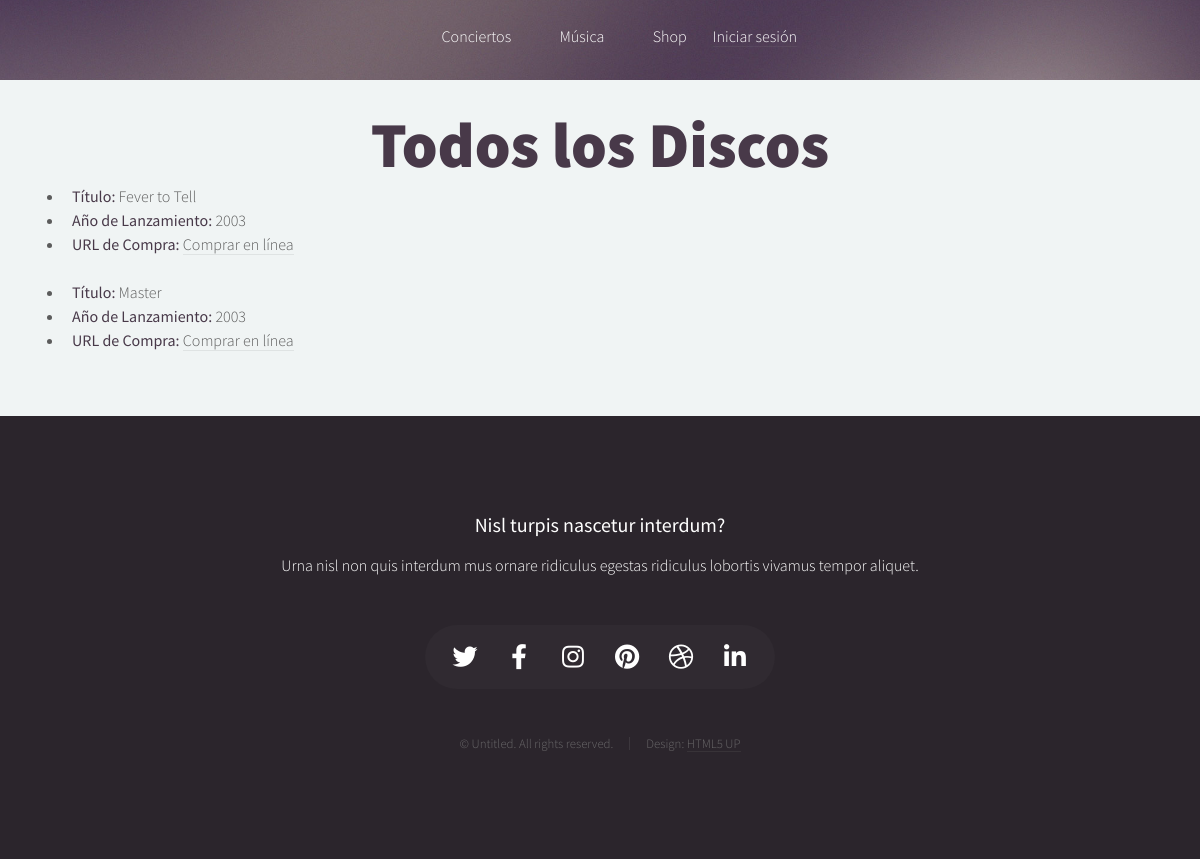
Page /websiteapp/lista_discos/ on the committed database.
### WebsiteApp/models.py (models this page shows)
class Discos(models.Model):
    titulo = models.CharField(max_length=100)
    anio_lanzamiento = models.PositiveIntegerField()
    portada = models.ImageField(upload_to='discos/', null=True, blank=True)
    url_compra = models.URLField(blank=True)

### WebsiteApp/views.py (the view)
# urls.py: path('lista_discos/', views.lista_discos, name='lista_discos'),
def lista_discos(request):
    discos = Discos.objects.all() # pylint: disable=no-member
    return render(request, 'lista_discos.html', {'discos': discos})

### WebsiteApp/templates/lista_discos.html (shortened to what this page needs)
{% extends 'padre.html' %}
{% block contenidoQueCambia %}
    <div class="contenido">
        <h1 class="titulo">Todos los Discos</h1>
        <ul>
            {% for disco in discos %}
                <li><strong>Título:</strong> {{ disco.titulo }}</li>
                <li><strong>Año de Lanzamiento:</strong> {{ disco.anio_lanzamiento }}</li>
                {% if disco.url_compra %}
                    <li><strong>URL de Compra:</strong> <a href="{{ disco.url_compra }}" target="_blank">Comprar en línea</a></li>
                {% endif %}
                <br>
            {% endfor %}
        </ul>
    </div>
{% endblock contenidoQueCambia %}

### WebsiteApp/static/assets/css/main.css (style rules this page uses)
html, body, div, span, applet, object, iframe, h1, h2, h3, h4, h5, h6, p, blockquote, pre, a, abbr, acronym, address, big, cite, code, del, dfn, em, img, ins, kbd, q, s, samp, small, strike, strong, sub, sup, tt, var, b, u, i, center, dl, dt, dd, ol, ul, li, fieldset, form, label, legend, table, caption, tbody, tfoot, thead, tr, th, td, article, aside, canvas, details, embed, figure, figcaption, footer, header, hgroup, menu, nav, output, ruby, section, summary, time, mark, audio, video { margin: 0; padding: 0; border: 0; font-size: 100%; font: inherit; vertical-align: baseline; }
body { line-height: 1; }
ol, ul { list-style: none; }
body { -webkit-text-size-adjust: none; }
html { box-sizing: border-box; }
*, *:before, *:after { box-sizing: inherit; }
body { background: #f0f4f4; color: #5b5b5b; font-size: 15pt; line-height: 1.85em; font-family: 'Source Sans Pro', sans-serif; font-weight: 300; }
h1, h2, h3, h4, h5, h6 { font-weight: 400; color: #483949; line-height: 1.25em; }
strong, b { font-weight: 400; color: #483949; }
a { color: inherit; border-bottom: solid 1px rgba(128, 128, 128, 0.15); text-decoration: none; -moz-transition: background-color 0.35s ease-in-out, color 0.35s ease-in-out, border-bottom-color 0.35s ease-in-out; -webkit-transition: background-color 0.35s ease-in-out, color 0.35s ease-in-out, border-bottom-color 0.35s ease-in-out; -ms-transition: background-color 0.35s ease-in-out, color 0.35s ease-in-out, border-bottom-color 0.35s ease-in-out; transition: background-color 0.35s ease-in-out, color 0.35s ease-in-out, border-bottom-color 0.35s ease-in-out; }
p, ul, ol, dl, table { margin-bottom: 1em; }
ul { list-style: disc; padding-left: 1em; }
ul li { padding-left: 0.5em; }
@media screen and (max-width: 1680px) { body, input, textarea, select { font-size: 14pt; line-height: 1.75em; } }
@media screen and (max-width: 1280px) { body, input, textarea, select { font-size: 12pt; line-height: 1.5em; } }

### WebsiteApp/static/assets/css/stiles.css (style rules this page uses)
div.contenido { width: 100%; padding: 2% 4% 2% 4%; }
h1.titulo { font-size: 4rem; text-align: center; font-weight: 800; }

### rows in the picture
Discos: titulo "Fever to Tell", anio_lanzamiento "2003"
Discos: titulo "Master", anio_lanzamiento "2003"
